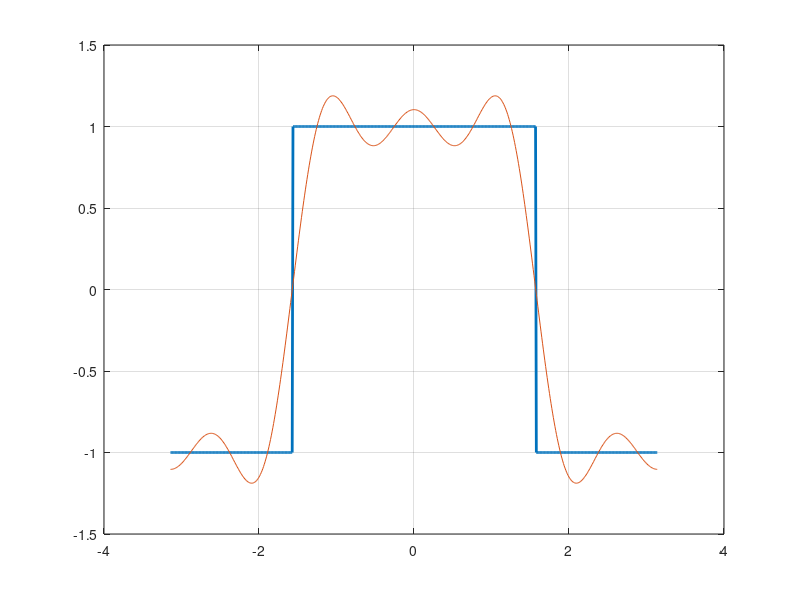

The MATLAB script that drew this image:
disp=('Serie de Fourier 1')
N=input('Introduce el número de armonicos:  ')
t  = -pi:0.01:pi
T1 = ((t>=-pi)&(t<(-pi/2))).*(-1)
T2 = ((t>(-pi/2))&(t<(pi/2))).*(1)
T3 = ((t>(pi/2))&(t<(pi))).*(-1)
Ft = T1 + T2 + T3
plot(t,Ft,"LineWidth",2)
hold on

t=[-pi:0.01:pi];
a0 =0
sum= a0
for n=1:1:N;
    T = 2*pi
    w=2*pi/T
    an=(5734161139222659*sin((pi*n)/2))/(9007199254740992*n) - (5734161139222659*(sin(pi*n) - sin((pi*n)/2)))/(9007199254740992*n)
    bn=0;
    sum=sum+an.*cos(n*t)+bn.*sin(n*t);
end

plot(t,sum)
grid on
